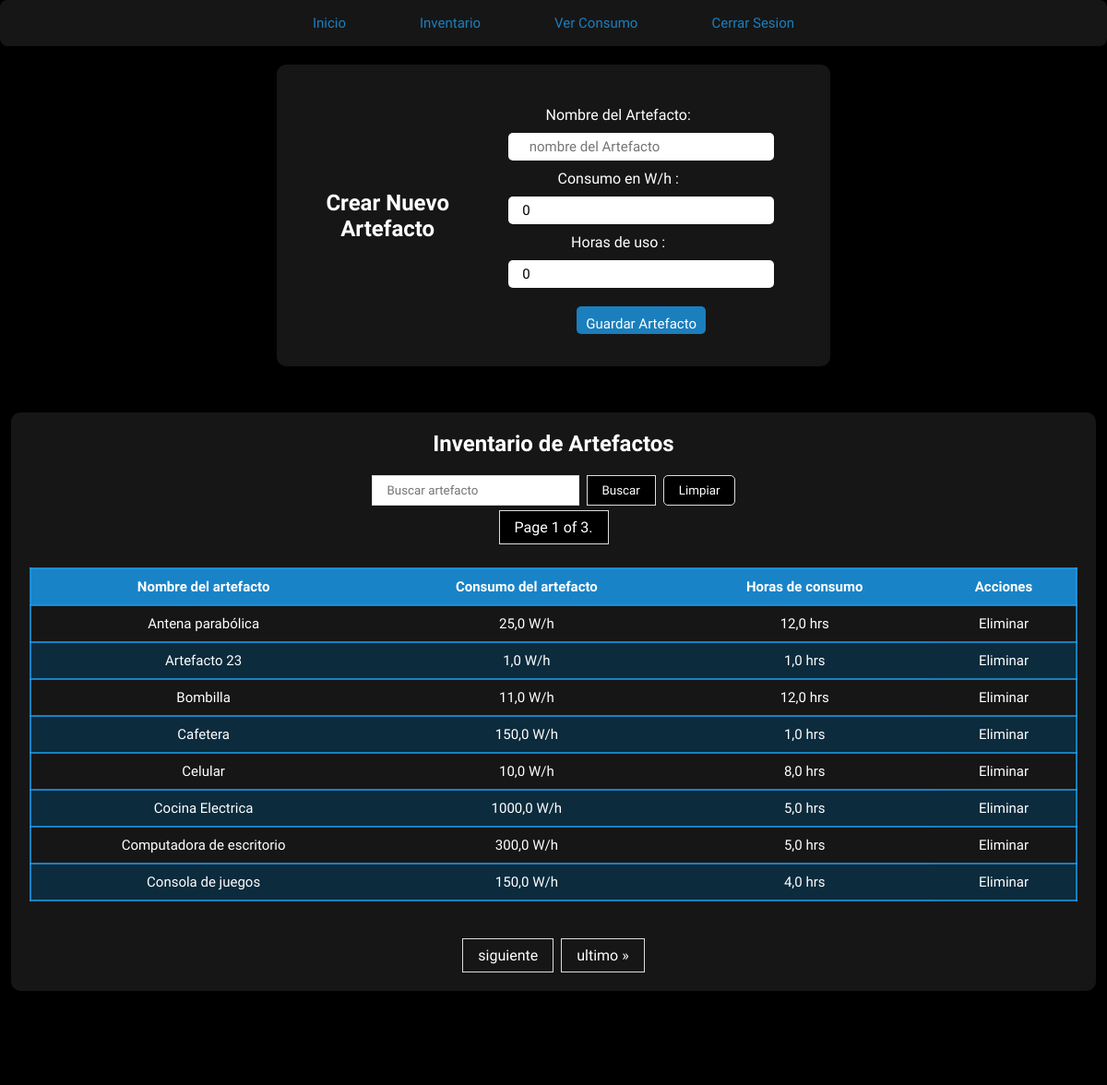
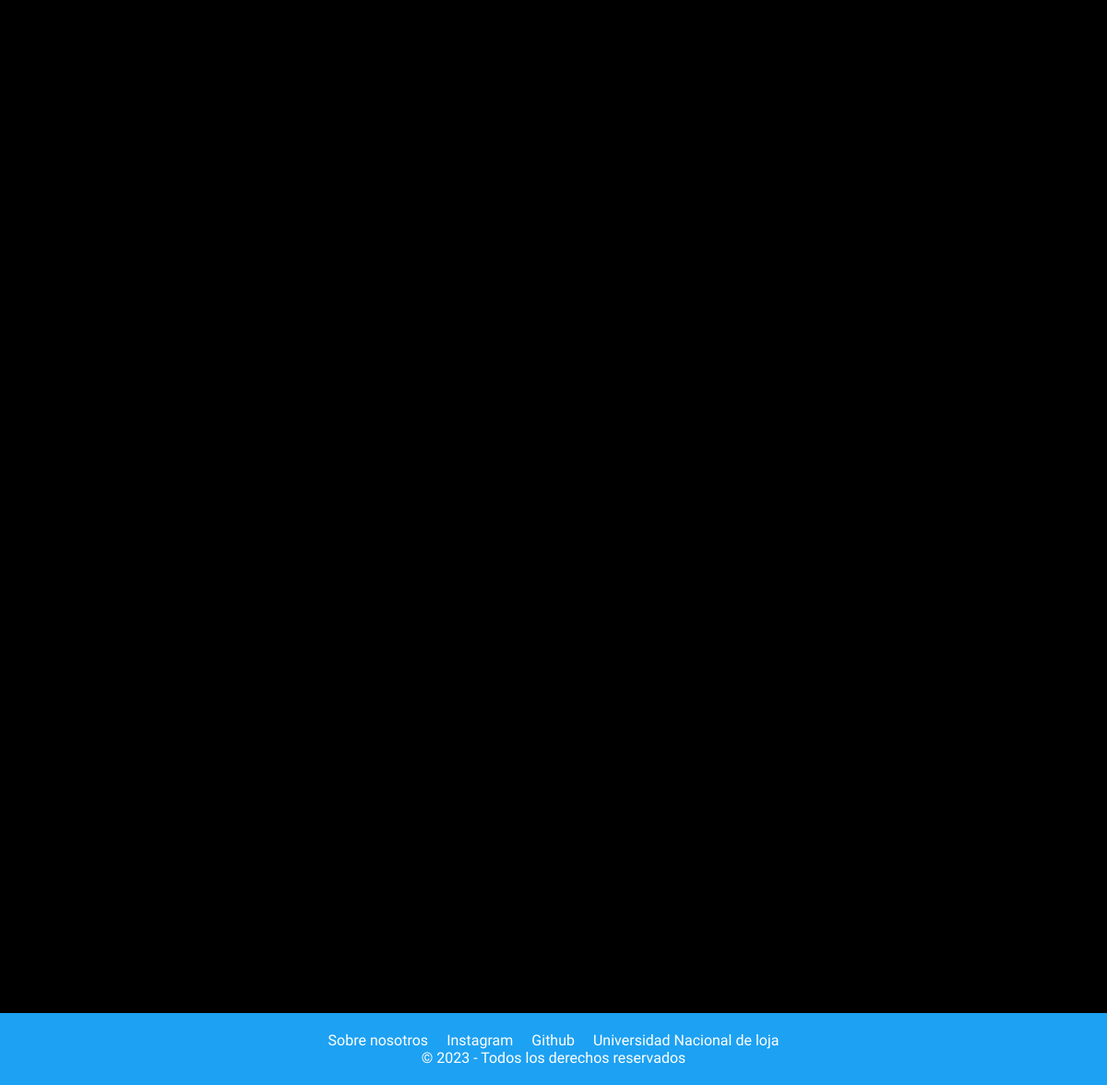
The page /paginaUsuario/inventario/artefactos/ (signed in) on the database its author committed (2 pictures, top to bottom).
### energy/models.py (models this page shows, shortened)
class Artefacto(models.Model):
    user = models.ForeignKey(User, on_delete=models.CASCADE)
    nombre_artefacto = models.CharField(max_length=50)
    consumo_wh = models.FloatField(default=0)
    horas_de_uso = models.FloatField(default=0)

### energy/views.py (the view, shortened to what this page needs)
# urls.py: path('paginaUsuario/inventario/artefactos/', artefacto, name="artefacto"),
def artefacto(request):
    if request.user.is_anonymous:
        return redirect('home')
    if request.user.is_authenticated:
        print(request.user.modoclaro.modo_claro)  # Corregir esta línea
        artefacto = Artefacto.objects.filter(user=request.user)
        if request.method == 'GET':
            form = ArtefactoForm()
            artefacto = artefacto.order_by('nombre_artefacto')
            paginacion_artefacto = Paginator(artefacto, 8)
            numero_pagina = request.GET.get('page')
            artefacto = paginacion_artefacto.get_page(numero_pagina)
            return render(request, 'energy/home/artefacto.html', {
                'form': form,
                'artefacto': artefacto,
                'filtrar_artefacto': FiltrarArtefactoForm
            })
        return render(request, 'energy/home/artefacto.html', {
            'eliminar': eliminar_artefacto,
            'ver_todo': Artefacto.objects.filter(user=request.user),
        })

### energy/forms.py
class ArtefactoForm(forms.ModelForm):
    class Meta:
        model = Artefacto
        fields = ('nombre_artefacto', 'consumo_wh', 'horas_de_uso')
        widgets = {
            'nombre_artefacto': forms.TextInput(
                attrs={
                    'placeholder': '  nombre del Artefacto',
                }
            ),
            'consumo_wh': forms.NumberInput(
                attrs={
                    'placeholder': 'Consumo en Whatts cada hora',
                    'min': '1',
                    'max': '10000'
                }
            ),
            'horas_de_uso': forms.NumberInput(
                attrs={
                    'placeholder': 'Horas de uso del artefacto',
                    'min': '0.1',
                    'max': '24'
                }
            )
        }
        labels = {
            'nombre_artefacto': 'Nombre del Artefacto',
            'consumo_wh': 'Consumo en W/h      ',
            'horas_de_uso': 'Horas de uso        ',
        }

### energy/templates/energy/home/artefacto.html (shortened to what this page needs)
{% load static %}
<!DOCTYPE html>
<html lang="en">
<head>
    {% if  request.user.modoclaro.modo_claro %}
    <link rel="stylesheet" href="{% static 'energy/css/modo_claro/mclaro_artefacto3.css' %}">
    {% else %}
    <link rel="stylesheet" href="{% static 'energy/css/modo_oscuro/mo_artefacto3.css' %}">
    {% endif %}
</head>
<body>
     <nav class="menu">
                <a href="{% url 'paginaUsuario' %}">Inicio</a>
                <a href="{% url 'inventario' %}">Inventario</a>
                <a href="{% url 'proyecciones' %}">Ver Consumo</a>
                <a href="{% url 'cerrarSesion' %}">Cerrar Sesion</a>
     </nav>
<section class="formCrearArtefactos">
    <h2>Crear Nuevo Artefacto</h2>
    <div class="god">
      <form method="post" action="{% url 'artefacto' %}" class="formulario1">
        {{ form.as_p }}
        <button type="submit">Guardar Artefacto</button>
      </form>
    </div>
</section>
<section class="tablaDeLosArtefactos">
<h2>Inventario de Artefactos</h2>
<form method="post" class="filtrar_artefacto">
    {{ filtrar_artefacto.nombre_artefacto }}
    <button type="submit"> Buscar</button>
    <button type="button"  class="ver_todo" ><a href="{% url 'artefacto' %}">Limpiar</a></button>
</form>
 <span class="current">
            Page {{ artefacto.number }} of {{ artefacto.paginator.num_pages }}.
 </span>
<table>
  <tr>
    <th>Nombre del artefacto</th>
    <th>Consumo del artefacto</th>
    <th>Horas de consumo</th>
    <th>Acciones</th>
  </tr>
  {% for artefactoList in artefacto %}
    <tr>
        <td>{{ artefactoList.nombre_artefacto }}</td>
        <td>{{ artefactoList.consumo_wh }} W/h</td>
        <td>{{ artefactoList.horas_de_uso }} hrs</td>
        <td class="acciones">
        <form method="post" action="{% url 'eliminarArtefacto' artefactoList.id %}">
          <button type="submit">Eliminar</button>
        </form>
        </td>
    </tr>
  {% endfor %}
</table>
<div class="pagination">
    <span class="step-links">
        {% if artefacto.has_next %}
            <a href="?page={{ artefacto.next_page_number }}">siguiente</a>
            <a href="?page={{ artefacto.paginator.num_pages }}">ultimo &raquo;</a>
        {% endif %}
    </span>
</div>
</section>
<footer>
    <nav class="navbarContactos">
        <ul class="contactos">
            <li><a href="{% url 'nosotros' %}">Sobre nosotros</a></li>
            <li><a href="https://www.instagram.com/foranix/">Instagram</a></li>
            <li><a href="https://github.com/SantiagoTamayo2002/energy_page#energy_page">Github</a></li>
            <li><a href="https://www.unl.edu.ec/">Universidad Nacional de loja</a></li>
        </ul>
    </nav>
    <p>&copy; 2023 - Todos los derechos reservados</p>
</footer>
</body>
</html>

### energy/static/energy/css/modo_oscuro/mo_artefacto3.css (style rules this page uses)
* { font-family: 'livvic', sans-serif; margin: 0; padding: 0; box-sizing: border-box; }
body { min-height: 100vh; background-color: #000000; color: white; }
.menu { position: relative; width: 100%; height: 50px; background: #222222ab; border-radius:8px; display: flex; justify-content: center; align-items: center; z-index: 2; }
.menu a { position: relative; display: inline-block; font-size: 15px; font-weight: 500; color: #1da0f2c2; text-decoration: none; padding: 13px 35px; margin: 5px; z-index: 2; transition: color .5s; }
.menu a::after { content: ''; background: linear-gradient(10deg, #222222ab, #1da0f2c2); width: 100%; height: 100%; border-radius: 8px; position: absolute; top: 100%; left: 50%; transform: translate(-50%, -50%); z-index: -1; opacity: 0; transition: top .5s, opacity .5s; }
table { font-family: 'Livvic', Courier, monospace; width: 100%; font-size: 15px; text-align: left; color: white; border-collapse: collapse; margin: 20px; }
table button { background-color: #1da0f2c2; padding: 2px; border-radius: 5px; color: #fff; cursor: pointer; }
th { font-weight: bolder; text-align: left; background-color: #1da0f2c2; }
tr { border: 2px solid #1da0f2c2; text-align: center; padding: 8px; }
tbody tr:nth-child(odd) { background-color: #0a324ac2; }
th { text-align: center; align-content: center; padding: 10px; }
td { text-align: center; padding: 10px; }
.god { display: flex; justify-content: space-between; margin-top: 20px; }
.formCrearArtefactos { display: flex; justify-content: center; align-items: center; padding: 25px; border-radius: 10px; background-color: #222222ab; width: 50%; margin: auto; margin-top: 20px; margin-bottom: 30px; text-align: center; }
.formCrearArtefactos input { padding: 15px; border-radius: 5px; border: none; height: 30px; width: 80%; font-size: 15px; margin-bottom: 10px; margin-top: 10px; }
.formCrearArtefactos label { margin-right: 50px; margin-bottom: 15px; }
.formCrearArtefactos button { color: white; padding: 10px; border: none; cursor: pointer; border-radius: 5px; height: 30px; font-size: 15px; background-color: #1da0f2c2; margin: 10px; }
.tablaDeLosArtefactos { display: flex; flex-direction: column; justify-content: center; align-items: center; margin: 10%; padding: 20px; border-radius: 10px; background-color: #222222ab; width: 98%; margin: auto; margin-top: 50px; margin-bottom: 50px; }
.acciones { contain: content; align-content: center; text-align: center; padding: 0px; cursor: pointer; }
.acciones form button { width: 100%; height: 100%; cursor: pointer; text-align: center; align-content: center; align-items: center; background: rgba(11,51,255,0); padding: 5px; color: #ffffff; font-size: 15px; border-style: none; }
.pagination { display: flex; justify-content: center; align-items: center; margin-top: 20px; }
.pagination a { color: #ffffff; float: left; padding: 8px 16px; text-decoration: none; transition: background-color .3s; border: 1px solid #ddd; }
.step-links { display: flex; align-items: center; justify-content: center; }
.step-links a { padding: 8px 16px; text-decoration: none; border: 1px solid #ddd; margin: 0 4px; }
.current { color: #ffffff; margin: 5px auto; padding: 8px 16px; text-decoration: none; border: 1px solid #ddd; background-color: #000; display: block; text-align: center; }
.filtrar_artefacto { display: flex; justify-content: center; align-items: center; margin-top: 20px; }
.filtrar_artefacto input { padding: 8px 16px; text-decoration: none; border: 1px solid #ddd; margin: 0 4px; }
.filtrar_artefacto button { padding: 8px 16px; text-decoration: none; border: 1px solid #ddd; margin: 0 4px; background-color: #000; color: #ffffff; cursor: pointer; }
.ver_todo { display: inline-block; padding: 8px 16px; text-decoration: none; border: 1px solid #ddd; margin: 0 4px; background-color: #000; color: #ffffff; cursor: pointer; border-radius: 5px; }
footer { background-color: #1DA1F2; color: white; padding: 20px; text-align: center; position: fixed; bottom: 0; width: 100%; box-sizing: border-box; }
.contactos { display: flex; justify-content: center; align-items: center; list-style: none; padding: 0; }
.contactos li { margin: 0 10px; }
.contactos a { color: white; text-decoration: none; transition: color .5s; }
@media screen and (min-width: 480px) { footer { position: relative; bottom: 0; margin-top: 100%; width: 100%; } }

### energy/templates/energy/home/artefacto.html (style rules this page uses)
.ver_todo a { text-decoration: none; color: white; }

### rows shown on the page
Artefacto: nombre_artefacto "Antena parabólica", consumo_wh "25,0", horas_de_uso "12,0"
Artefacto: nombre_artefacto "Artefacto 23", consumo_wh "1,0", horas_de_uso "1,0"
Artefacto: nombre_artefacto "Bombilla", consumo_wh "11,0", horas_de_uso "12,0"
Artefacto: nombre_artefacto "Cafetera", consumo_wh "150,0", horas_de_uso "1,0"
Artefacto: nombre_artefacto "Celular", consumo_wh "10,0", horas_de_uso "8,0"
Artefacto: nombre_artefacto "Cocina Electrica", consumo_wh "1000,0", horas_de_uso "5,0"
Artefacto: nombre_artefacto "Computadora de escritorio", consumo_wh "300,0", horas_de_uso "5,0"
Artefacto: nombre_artefacto "Consola de juegos", consumo_wh "150,0", horas_de_uso "4,0"

### other values the page prints
{{ artefacto.number }} "1"
{{ artefacto.paginator.num_pages }} "3"
